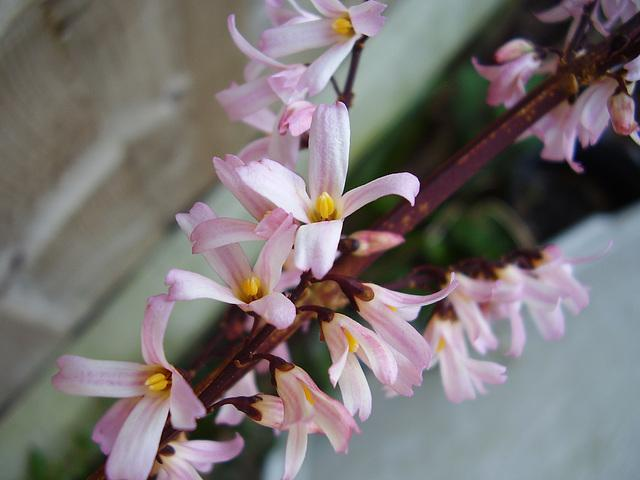
#> input picture python-code/opengl-learning/resources/images/f2.jpg, 640 x 480 px, found by its file name
$ jupyter execute '27-导向滤波.ipynb'   (shell and % lines are left out)
#> lines starting #> are read from the running program, lines starting #| are printed output that depends on the picture
# 导向滤波

[cell 1]
import matplotlib.pyplot as plt
import cv2
import numpy as np
from pylab import mpl
mpl.rcParams['font.sans-serif'] = ['SimHei'] # 指定默认字体
mpl.rcParams['axes.unicode_minus'] = False # 解决保存图像是负号'-'显示为方块的问题

[cell 2]
src = cv2.imread('../datas/f2.jpg')
#> src is the input picture: shape (480, 640, 3); mean B, G, R 114.3, 114.2, 120.8
rgb = cv2.cvtColor(src,cv2.COLOR_BGR2RGB)
gray = cv2.cvtColor(src,cv2.COLOR_BGR2GRAY)
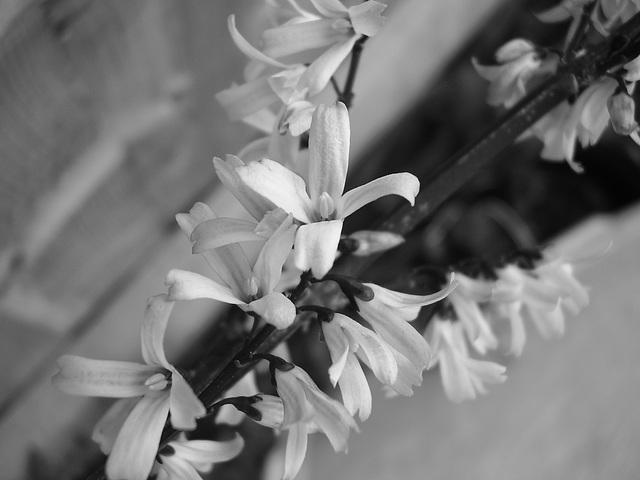
#> gray: shape (480, 640); min 2, max 251, mean 116.2

[cell 3]
def guide_filter(src,r,eps=1.0e-5):
#> called with r = 5, eps = 1e-05
    srcf = src.astype(np.float32)
    srcclonef = srcf.copy()
    rows,cols = src.shape[0],src.shape[1]
#> rows = 480; cols = 640
    # 计算均值
    boxresult = cv2.boxFilter(np.ones((rows,cols),dtype=srcf.dtype),-1,(r,r))
    # 生成导向均值
    mean_I = cv2.boxFilter(srcf,-1,(r,r))
    mean_P = cv2.boxFilter(srcclonef,-1,(r,r))
    # 生成互相关均值
    mean_IP = cv2.boxFilter(srcf * srcclonef,-1,(r,r))
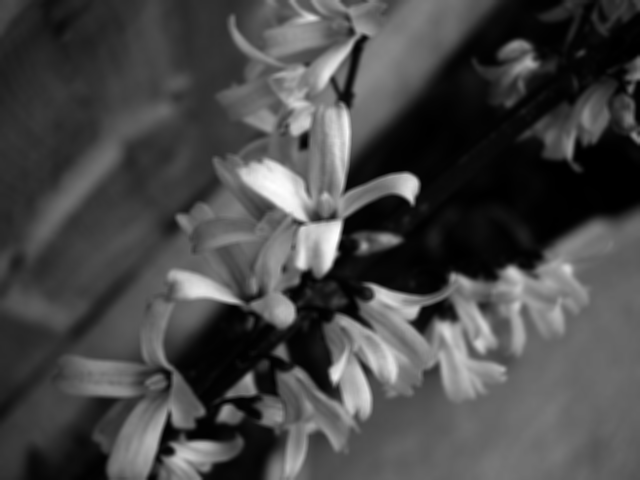
#> mean_IP: shape (480, 640) float32; min 11.8, max 57428.4, mean 16211.4; drawn with min black and max white
    conv_IP = mean_IP - mean_I * mean_P
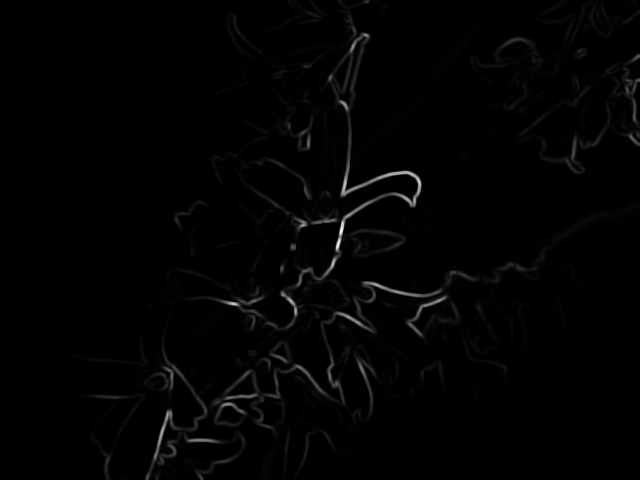
#> conv_IP: shape (480, 640) float32; min 0, max 9870.1, mean 120.6; drawn with min black and max white
    # 生成自相关均值
    mean_II = cv2.boxFilter(srcf * srcf,-1,(r,r))

    # 计算相关系数
    var_i = mean_II - mean_I * mean_I
    var_ip = mean_IP - mean_I * mean_P

    # 计算参数系数
    a = conv_IP / (var_i + eps)
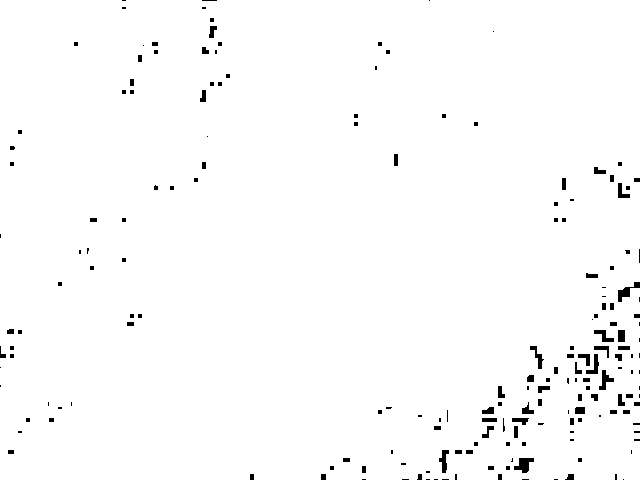
#> a: shape (480, 640) float32; min 0, max 1, mean 0.984
    b = mean_P - a * mean_I
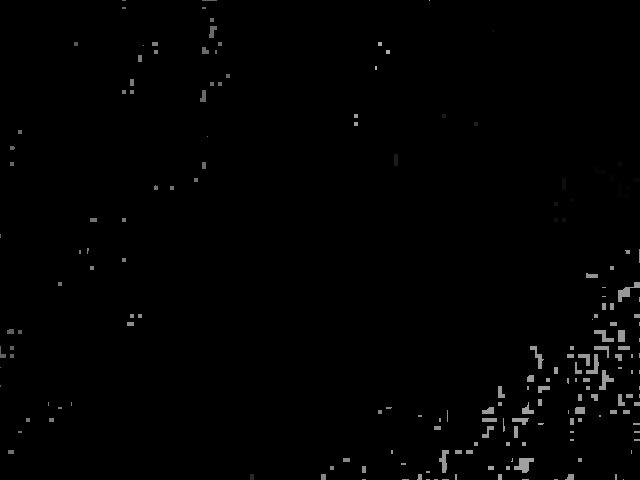
#> b: shape (480, 640) float32; min 0, max 175, mean 2

    # 计算系数均值
    mean_a = cv2.boxFilter(a,-1,(r,r))
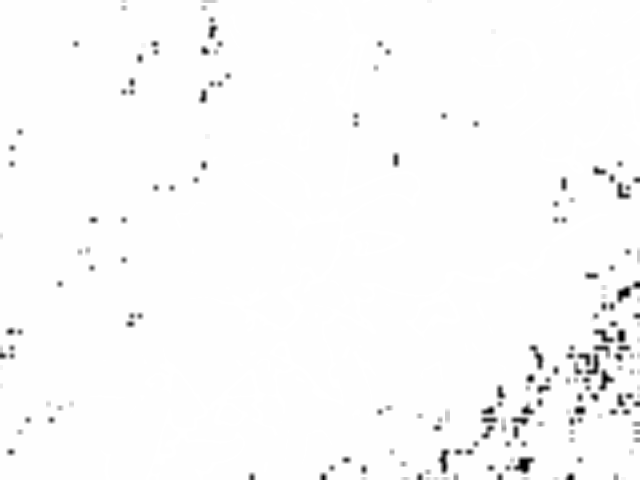
#> mean_a: shape (480, 640) float32; min 0, max 1, mean 0.985
    mean_a = mean_a / (boxresult+eps)
    mean_b = cv2.boxFilter(b,-1,(r,r))
    mean_b = mean_b / (boxresult + eps)
    result = mean_a * srcf + mean_b
    return result

$ run again, with python-code/opengl-learning/resources/images/f1.jpg copied over python-code/opengl-learning/resources/images/f2.jpg
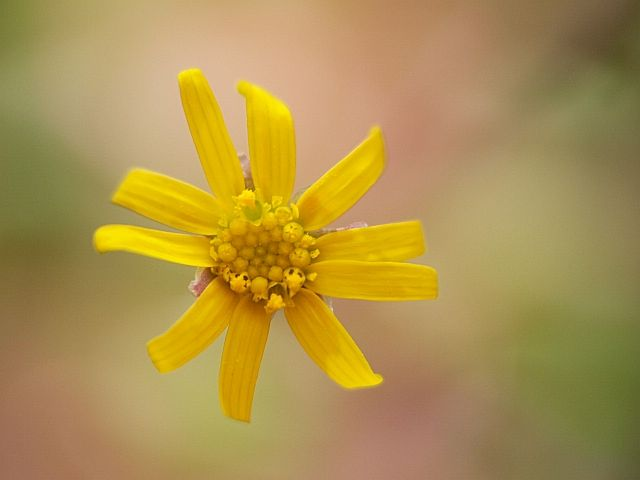
#> input picture python-code/opengl-learning/resources/images/f1.jpg, 640 x 480 px, found by its file name
#> src is the input picture: shape (480, 640, 3); mean B, G, R 78.8, 145.8, 173.2
#> in guide_filter, `mean_a = cv2.boxFilter(a,-1,(r,r))`:
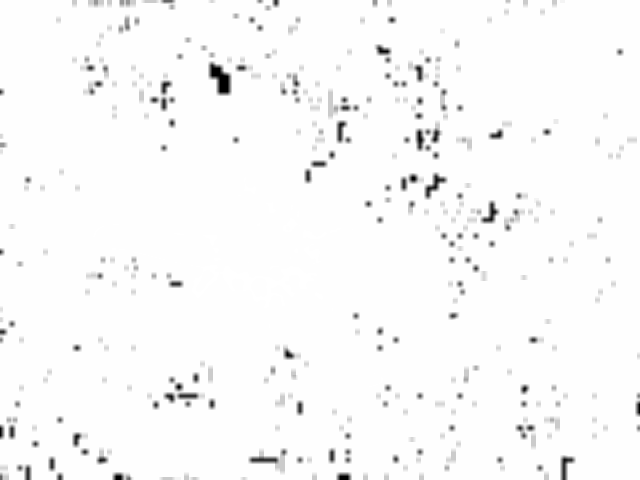
#> mean_a: shape (480, 640) float32; min 0, max 1, mean 0.98
#> in guide_filter, `mean_b = cv2.boxFilter(b,-1,(r,r))`:
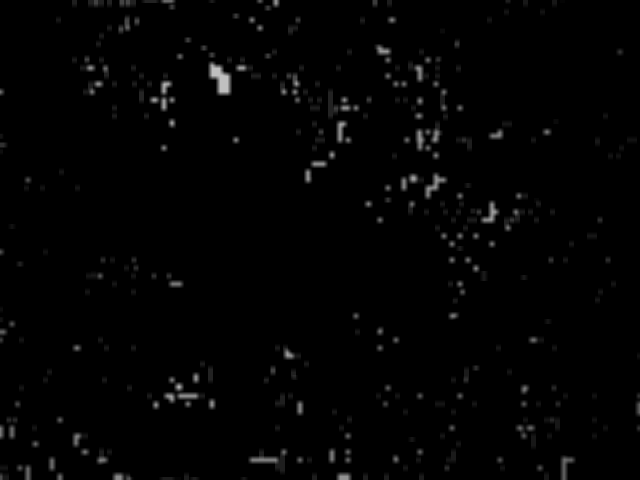
#> mean_b: shape (480, 640) float32; min 0, max 192, mean 3
